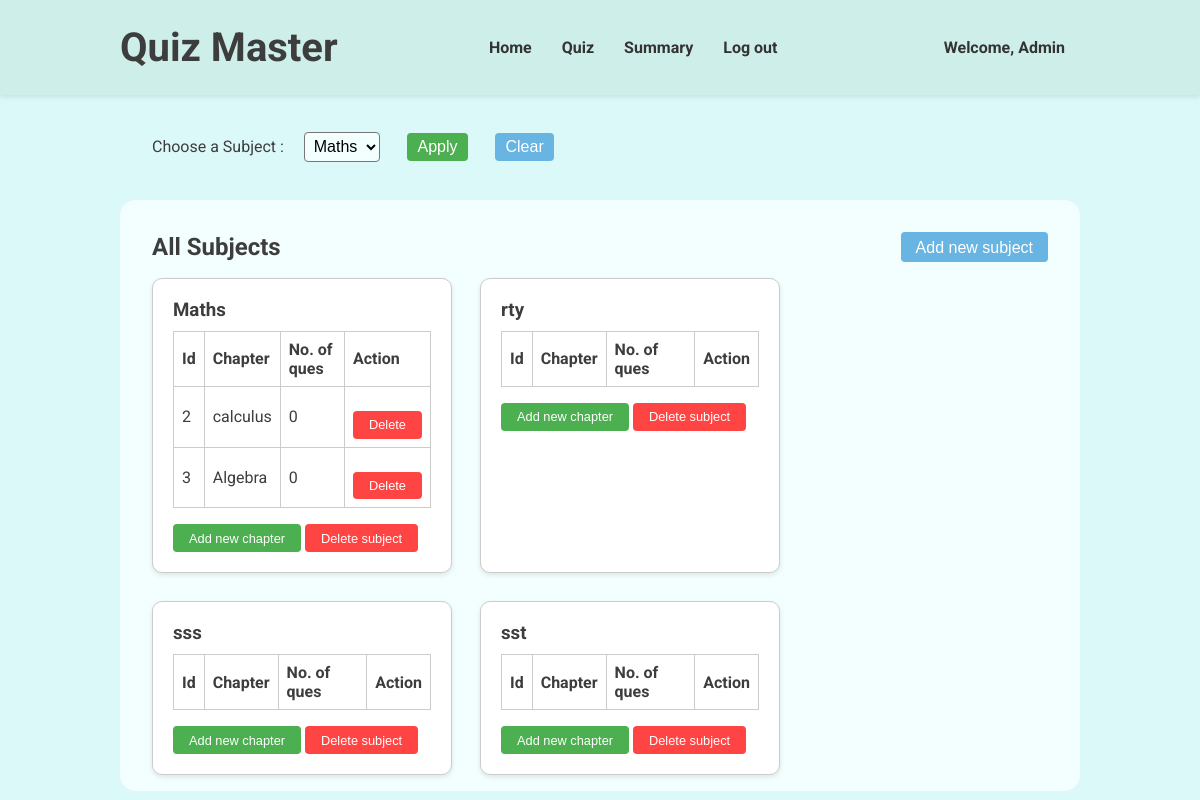
The app's page /dashboard (signed in) with its own data.
### models.py (models this page shows, shortened)
class User(db.Model, UserMixin):
    __tablename__ = 'users'
    id = db.Column(db.Integer, primary_key=True)
    username = db.Column(db.String(80), unique=True, nullable=False)
    passhash = db.Column(db.String(256), nullable=False)
    fullname = db.Column(db.String(80), nullable=False)
    qualification = db.Column(db.String(80), nullable=False)
    dob = db.Column(db.Date, nullable=False)
    is_admin = db.Column(db.Boolean, nullable=False, default=False)
    @property
    def password(self):
        raise AttributeError('Password is not a readable attribute')

class Subjects(db.Model):
    __tablename__ = 'subjects'
    subjectid = db.Column(db.Integer, primary_key=True)
    subjectname = db.Column(db.String(80), unique=False, nullable=False)
    subjectdesc = db.Column(db.String(512), nullable=False)
    chapters = db.relationship('Chapters', backref='subject', lazy=True)

class Chapters(db.Model):
    __tablename__ = 'chapters'
    chapterid = db.Column(db.Integer, primary_key=True)
    subjectid = db.Column(db.Integer, db.ForeignKey('subjects.subjectid'), nullable=False)
    chaptername = db.Column(db.String(80), unique=False, nullable=False)
    chapterdesc = db.Column(db.String(512), nullable=False)
    questions = db.relationship('Questions', backref='chapter', lazy=True)

### routes.py (the view, shortened to what this page needs)
@app.route('/dashboard', methods=['GET', 'POST'])
@login_required
def dashboard():
    if current_user.is_admin == True:
        return render_template('admin-dashboard.html', user = current_user, subjects = Subjects.query.all(), chapters = Chapters.query.all())
    return render_template('dashboard.html', user = current_user)

### app.py (called while the page is built)
@login_manager.user_loader
def load_user(userid):
    return models.User.query.get(int(userid))

### templates/admin-dashboard.html (shortened to what this page needs)
{% extends "base.html" %}  {% block stylesheet %}
<link rel="stylesheet" href="{{ url_for('static', filename='navbar.css') }}" />
<link
  rel="stylesheet"
  href="{{ url_for('static', filename='adminDashboard.css') }}"
/>
{% endblock%} {% block navbar %}
<header>
  <div class="header-container">
    <h1>Quiz Master</h1>
    <nav>
      <ul>
        <li>
          <a href="/dashboard">Home</a>
        </li>
        <li>
          <a href="/admin-quiz">Quiz</a>
        </li>
        <li>
          <a href="/admin-summary">Summary</a>
        </li>
        <li>
          <a href="/logout">Log out</a>
        </li>
      </ul>
    </nav>
    <a href="/profile">Welcome, {{ user.fullname}}</a>
  </div>
</header>
{% endblock %} {% block content %}
<main>
  <div class="topbar">
    <form method="post">
      <label for="subject">Choose a Subject : </label>
      <select id="subject" name="subject">
        {% for subject in subjects %}
        <option value="{{ subject.subjectname }}">
          {{ subject.subjectname }}
        </option>
        {% endfor %}
      </select>
      <button type="submit" id="apply">Apply</button>
    </form>
    <button id="clear" onclick="window.location.href='/dashboard'">
      Clear
    </button>
  </div>
  <div class="subject-display">
    <div class="sub-header">
      <h2>All Subjects</h2>
      <button id="add-sub-btn">Add new subject</button>
    </div>
    <div class="subjects">
      {% for i in subjects %}
      <div class="subject-card">
        <h3>{{ i.subjectname }}</h3>
        <table>
          <thead>
            <tr>
              <th>Id</th>
              <th>Chapter</th>
              <th>No. of ques</th>
              <th>Action</th>
            </tr>
          </thead>
          <tbody>
            {% for chapter in chapters %} {% if chapter.subjectid == i.subjectid
            %}
            <tr>
              <td>{{ chapter.chapterid}}</td>
              <td>{{ chapter.chaptername}}</td>
              <td>{{ chapter.questions|length }}</td>
              <td>
                <button
                  class="delete"
                  onclick="deleteChap({{ chapter.chapterid }})"
                >
                  Delete
                </button>
              </td>
            </tr>
            {% endif %} {% endfor %}
          </tbody>
        </table>
        <button onclick="addChap({{ i.subjectid }})">Add new chapter</button>
        <button class="delete" onclick="deleteSub({{ i.subjectid }})">
          Delete subject
        </button>
      </div>
      {% endfor %}
    </div>
  </div>
</main>
{% endblock %}

### static/index.css (style rules this page uses)
* { margin: 0; padding: 0; box-sizing: border-box; }
body { background-color: #dbf9f8; color: #3d3d3d; font-family: 'roboto', sans-serif; }

### static/navbar.css (style rules this page uses)
header { background-color: #cdeee9; padding: 1.5rem; box-shadow: 0 2px 5px rgba(0, 0, 0, 0.1); }
.header-container { margin: auto; width: 80vw; display: flex; justify-content: space-between; align-items: center; }
header h1 { margin: 0; font-size: 2.5rem; color: #3d3d3d; }
header nav ul { list-style: none; display: flex; }
header a { margin: 0 15px; text-decoration: none; color: #333; font-weight: bold; }

### static/adminDashboard.css (style rules this page uses)
.topbar { margin: 2rem; }
.topbar form { display: inline; }
.topbar select { margin-left: 1rem; padding: 0.3rem; font-size: 1rem; border-radius: 0.25rem; background-color: #f3ffff; }
.topbar button { margin: 0.4rem 1.5rem; padding: 5px 10px; font-size: 1rem; border: none; border-radius: 0.25rem; cursor: pointer; color: #fff; }
#apply { background-color: #4caf50; }
#clear { background-color: #68b4e2; margin-left: 0; }
.subject-display { padding: 1rem 2rem; width: 100%; background-color: #f3ffff; border-radius: 1rem; }
.sub-header { margin: 1rem 0; display: flex; justify-content: space-between; align-items: center; }
#add-sub-btn { padding: 7px 15px 5px; font-size: 1rem; background-color: #68b4e2; color: #fff; border: none; border-radius: 0.25rem; cursor: pointer; }
.subjects { display: flex; gap: 1.75rem; flex-wrap: wrap; }
.subject-card { background-color: #fff; border: 1px solid #ccc; border-radius: 10px; box-shadow: 0 2px 5px rgba(0, 0, 0, 0.1); padding: 20px; width: 300px; }
.subject-card h3 { margin: 0 0 10px; }
.subject-card table { width: 100%; border-collapse: collapse; }
.subject-card table th, .subject-card table td { border: 1px solid #ccc; padding: 8px; text-align: left; }
.subject-card button { margin-top: 1rem; padding: 0.4rem 1rem; font-size: 0.8rem; background-color: #4caf50; color: white; border: none; border-radius: 0.25rem; cursor: pointer; }
.subject-card button.delete, #cancel-sub, #cancel-chap { background-color: #f44; }

### records on screen
User: fullname "Admin"
Subjects: subjectname "Maths"
Chapters: chapterid "2", chaptername "calculus", questions|length "0"
Chapters: chapterid "3", chaptername "Algebra", questions|length "0"
Subjects: subjectname "rty"
Subjects: subjectname "sss"
Subjects: subjectname "sst"

### other values on screen
form field subject "Maths"
